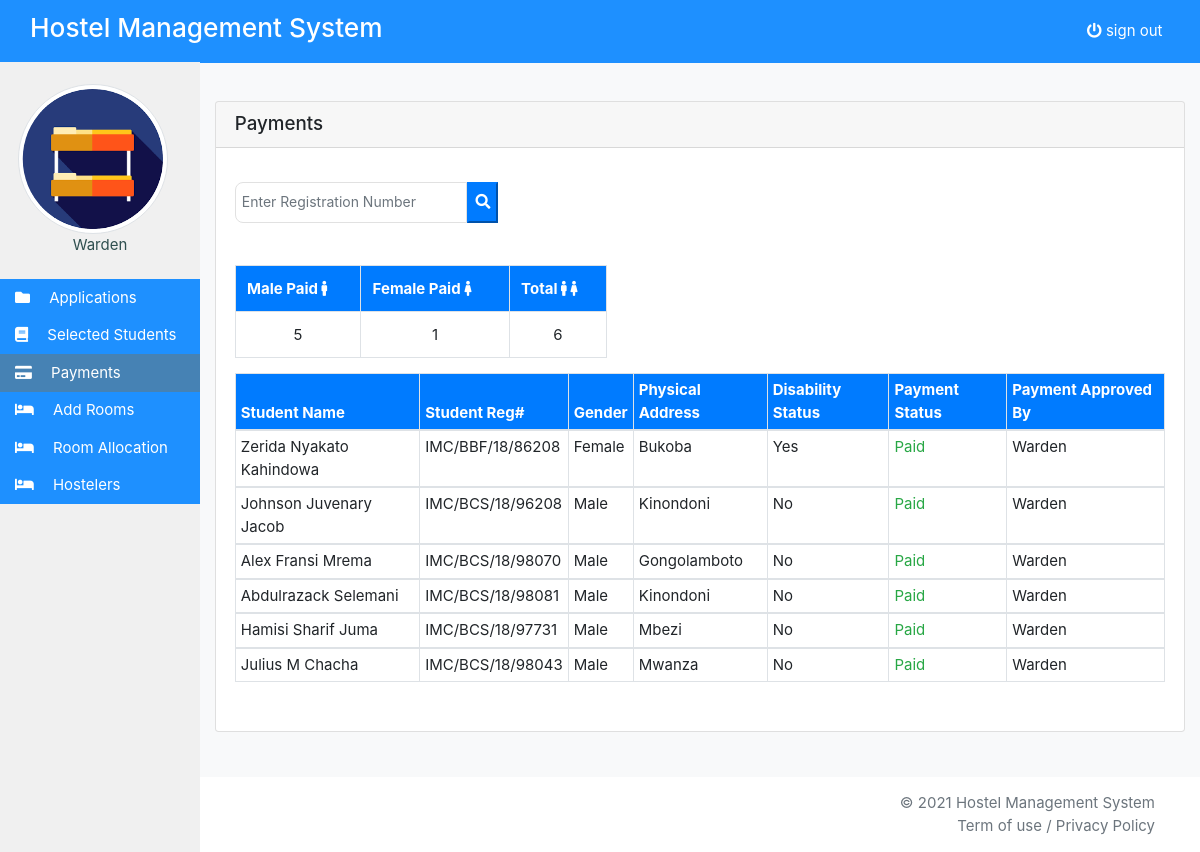
/warden/payment.php (signed in), run on the app's committed database.
### tables this page shows
CREATE TABLE `warden` (
  `id` int(10) NOT NULL,
  `name` varchar(50) NOT NULL,
  `password` varchar(255) NOT NULL
);

CREATE TABLE `applicants` (
  `applicant_id` int(11) NOT NULL,
  `student_regno` varchar(16) NOT NULL,
  `kin_id` int(11) NOT NULL,
  `insurance_status` varchar(3) NOT NULL,
  `insurance_proof` text NOT NULL,
  `disability_status` varchar(3) NOT NULL,
  `disability_proof` text DEFAULT NULL,
  `explanation_disability` varchar(255) NOT NULL,
  `declaration` varchar(4) NOT NULL,
  `selected` varchar(15) NOT NULL DEFAULT 'unselected',
  `payment` varchar(15) NOT NULL DEFAULT 'unpaid',
  `when_applied` datetime DEFAULT current_timestamp(),
  `hostel_approval` varchar(100) NOT NULL,
  `payment_approval` varchar(20) NOT NULL
);

CREATE TABLE `students` (
  `regno` varchar(16) NOT NULL,
  `first_name` varchar(50) NOT NULL,
  `middle_name` varchar(50) DEFAULT NULL,
  `last_name` varchar(50) NOT NULL,
  `gender` varchar(6) NOT NULL,
  `dob` date NOT NULL,
  `place_of_birth` varchar(100) NOT NULL,
  `physical_address` varchar(100) NOT NULL,
  `nationality` varchar(50) NOT NULL,
  `marital_status` varchar(10) NOT NULL,
  `mobile` varchar(10) NOT NULL,
  `email` varchar(100) NOT NULL,
  `sponsor` varchar(50) NOT NULL,
  `course` varchar(100) NOT NULL
);

### warden/payment.php (the view, shortened to what this page needs)
<?php
include('configurations/connection.php');
include('includes/header.php');
$search_student = "";
?>
<nav class="navbar navbar-expand-md fixed-top">
  <div class="container-fluid">
    <a href="#hostelManagementSystem" class="navbar-brand text-capitalize">
      <div class="brand-name">
        <h3>Hostel Management System</h3>
      </div>
    </a>
    <div class="collapse navbar-collapse justify-content-end" id="myNavbar">
      <ul class="navbar-nav icons">
        <li class="nav-item">
          <a href="#" class="nav-link" data-toggle="modal" data-target="#sign-out">
            <i class="fa fa-power-off" aria-hidden="true"></i> sign out
          </a>
        </li>
      </ul>
    </div>
  </div>
</nav>
<div class="container-fluid" style="margin-top: 56px;">
  <div class="row">
    <div class="nav col-md-3 col-lg-2 d-none d-md-block sidebar right-padding max-viewport">
      <?php include('includes/profileName.php'); ?>
      <ul class="navbar-nav flex-column">
        <li class="nav-items">
          <a href="applications.php" class="nav-link">
            <i class="fa fa-folder mr-3" aria-hidden="true"></i> Applications
          </a>
        </li>
        <li class="nav-items">
          <a href="selected_students.php" class="nav-link">
            <i class="fa fa-book mr-3" aria-hidden="true"></i> Selected Students
          </a>
        </li>
        <li class="nav-items active">
          <a href="payment.php" class="nav-link">
            <i class="fa fa-credit-card mr-3" aria-hidden="true"></i> Payments
          </a>
        </li>
        <li class="nav-items">
          <a href="addRooms.php" class="nav-link">
            <i class="fa fa-bed mr-3" aria-hidden="true"></i> Add Rooms
          </a>
        </li>
        <li class="nav-items">
          <a href="roomAllocation.php" class="nav-link">
            <i class="fa fa-bed mr-3" aria-hidden="true"></i> Room Allocation
          </a>
        </li>
        <li class="nav-items">
          <a href="hostelers.php" class="nav-link">
            <i class="fa fa-bed mr-3" aria-hidden="true"></i> Hostelers
          </a>
        </li>
      </ul>
    </div>
    <div class="col-md-9 col-lg-10 py-5 bg-light contents">
      <div class="card">
        <h5 class="card-header">Payments</h5>
        <div class="card-body">
          <p class="card-text">
            <form action="payment.php" method="POST" action="payment.php" id="search-payment">
              <div class="form-group">
                <div class="input-group">
                  <input id="input-search" type="search" name="search_student" id="search_student" class="form-control col-sm-3" placeholder="Enter Registration Number" autocomplete="off" value="<?php echo $search_student; ?>" style="padding:6px;">
                  <div class="input-group-prepend">
                    <button type="submit" class="bnt btn-primary" name="search" lass="input-group-text" id="basic-addon1" style="cursor: pointer;"><i class="fa fa-search" aria-hidden="true"></i></button>
                  </div>
                </div>
              </div>
            </form>
            <br />
            <?php
            $select_paid_students = mysqli_query($connection, "SELECT * FROM applicants,students WHERE students.regno = applicants.student_regno AND payment = 'paid' ORDER BY gender");
            if (mysqli_num_rows($select_paid_students) == 0) : ?>
              <div class="alert alert-info">
                <span>None... </span>
              </div>
            <?php else :
              $male_paid = mysqli_num_rows(mysqli_query($connection, "SELECT gender FROM applicants,students WHERE students.regno = applicants.student_regno AND payment='paid' AND gender = 'male'"));
              $female_paid = mysqli_num_rows(mysqli_query($connection, "SELECT gender FROM applicants,students WHERE students.regno = applicants.student_regno AND payment='paid' AND gender = 'female'"));
              $total_paid = $male_paid + $female_paid;
              ?>
              <div class="table-responsive">
                <table class="table table-bordered" style="width:40%;">
                  <tr class="btn-primary">
                    <th>Male Paid <span><i class="fa fa-male" aria-hidden="true"></i></span></th>
                    <th>Female Paid <span><i class="fa fa-female" aria-hidden="true"></i></span></th>
                    <th>Total <span><i class="fa fa-male" aria-hidden="true"></i></span>
                      <span><i class="fa fa-female" aria-hidden="true"></i></span></th>
                  </tr>
                  <tr style="text-align:center;">
                    <td><?php echo $male_paid; ?></td>
                    <td><?php echo $female_paid; ?></td>
                    <td><?php echo $total_paid; ?></td>
                  </tr>
                </table>
                <table class="table table-hover table-bordered" id="table">
                  <thead class="btn-primary">
                    <tr>
                      <th>Student Name</th>
                      <th>Student Reg#</th>
                      <th>Gender</th>
                      <th>Physical Address</th>
                      <th>Disability Status</th>
                      <th>Payment Status</th>
                      <th>Payment Approved By</th>
                    </tr>
                  </thead>
                  <?php while ($result_select_paid_students = mysqli_fetch_array($select_paid_students)) :
                      $first_name = $result_select_paid_students["first_name"];
                      $middle_name = $result_select_paid_students["middle_name"];
                      $last_name = $result_select_paid_students["last_name"];
                      $student_name = $first_name . ' ' . $middle_name . ' ' . $last_name; ?>
                    <tbody>
                      <tr>
                        <td><span><?php echo ucwords($student_name); ?></td>
                        <td><?php echo strtoupper($result_select_paid_students["student_regno"]); ?></td>
                        <td><?php echo ucfirst($result_select_paid_students["gender"]);  ?></td>
                        <td><?php echo ucfirst($result_select_paid_students["physical_address"]); ?></td>
                        <td><?php echo ucfirst($result_select_paid_students["disability_status"]); ?></td>
                        <td class="text-success"><?php echo ucfirst($result_select_paid_students["payment"]); ?></td>
                        <td><?php echo ucfirst($result_select_paid_students["payment_approval"]); ?></td>
                      </tr>
                    <?php endwhile; ?>
                    </tbody>
                </table>
              </div>
            <?php endif; ?>
          </p>
        </div>
      </div>
    </div>
  </div>
</div>
<?php include('includes/footer.php'); ?>

### warden/includes/header.php (shortened to what this page needs)
<!DOCTYPE html>
<html lang="en">
<head>
  <link rel="stylesheet" href="../css/bootstrap/bootstrap.min.css" />
  <link rel="stylesheet" href="../css/fontawesome/css/all.min.css" />
  <link rel="stylesheet" href="../css/style.css" />
</head>
<body>

### warden/includes/profileName.php
<div class="py-4" style="color:#2f4f4f">
  <center>
    <img src="../images/hostel_nav.png" alt="" width="150" class="img-fluid rounded-circle img-thumbnail mr-3" />
    <br />
    <?php
    $query_profile_name = mysqli_query($connection, "SELECT name FROM warden WHERE name = '$_SESSION[warden]'");
    while ($row_profile_name = mysqli_fetch_array($query_profile_name)) { ?>
      <span> <?php
                echo ucfirst($row_profile_name["name"]);
              }
              ?>
      </span>
  </center>
</div>

### warden/includes/footer.php (shortened to what this page needs)
<footer class="footer mt-auto py-3 text-right">
  <div class="container">
    <span class="text-muted">&copy; <?php echo date("Y") ?> Hostel Management System </span> <br />
    <span class="text-muted">Term of use / Privacy Policy</span>
  </div>
</footer>
</body>
</html>

### css/style.css (style rules this page uses)
:root { --mainColor: #1e90ff; --backgroundColor: #f0f0f0; --headingColor: #fff; --placeHolderSize: 14px; --placeHolderColor: #b0c4de; --hoverColor: #4682b4; --borderColor: #e1e1e1; --MainFont: "Be Vietnam", sans-serif; }
* { font-size: 15px; }
.brand-name h3 { text-transform: capitalize; }
.navbar { background: var(--mainColor); }
.navbar .navbar-brand { color: var(--headingColor); }
.navbar .nav-link, .navbar .icons { color: var(--headingColor); }
.right-padding { padding: 0; }
.sidebar { background: var(--backgroundColor); position: fixed; top: 5.5px; left: 0; bottom: 0; margin: 56px auto auto; width: 200px; z-index: 2000; }
.sidebar .nav-link { color: var(--headingColor); padding-left: 15px; }
.sidebar .active { background: var(--hoverColor); }
.sidebar .navbar-nav { background: var(--mainColor); }
.contents { margin-left: 200px; }
.form-control { min-height: 41px; border-color: var(--borderColor); }
.form-control, .btn { border-radius: 8px; }
.form-group { margin-bottom: 20px; }
::placeholder { color: var(--placeHolderColor); font-size: var(--placeHolderSize); }
#table th, #table td { padding: 5px; }

### data on the page
warden: name "Warden"
applicants: student_regno.last_name "Zerida Nyakato Kahindowa", student_regno "IMC/BBF/18/86208", student_regno.gender "Female", student_regno.physical_address "Bukoba", disability_status "Yes", payment "Paid", payment_approval "Warden"
applicants: students.first_name+middle_name+last_name "Johnson Juvenary Jacob", student_regno "IMC/BCS/18/96208", students.gender "Male", students.physical_address "Kinondoni", disability_status "No", payment "Paid", payment_approval "Warden"
applicants: students.first_name+middle_name+last_name "Alex Fransi Mrema", student_regno "IMC/BCS/18/98070", students.gender "Male", students.physical_address "Gongolamboto", disability_status "No", payment "Paid", payment_approval "Warden"
applicants: students.first_name+last_name "Abdulrazack Selemani", student_regno "IMC/BCS/18/98081", students.gender "Male", students.physical_address "Kinondoni", disability_status "No", payment "Paid", payment_approval "Warden"
applicants: student_regno.last_name "Hamisi Sharif Juma", student_regno "IMC/BCS/18/97731", student_regno.gender "Male", student_regno.physical_address "Mbezi", disability_status "No", payment "Paid", payment_approval "Warden"
applicants: students.first_name+middle_name+last_name "Julius M Chacha", student_regno "IMC/BCS/18/98043", students.gender "Male", students.physical_address "Mwanza", disability_status "No", payment "Paid", payment_approval "Warden"

### other printed values
$male_paid "5"
$female_paid "1"
$total_paid "6"
